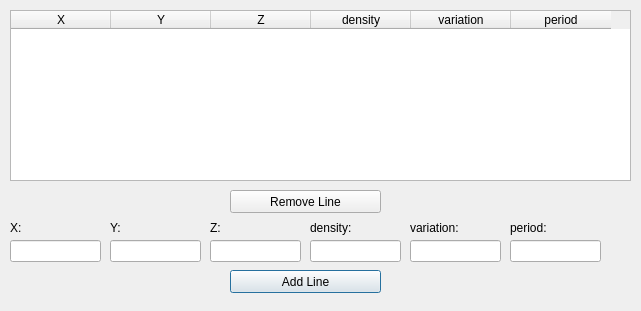
<?xml version="1.0" encoding="UTF-8"?>
<ui version="4.0">
 <class>Interpolation</class>
 <widget class="QDialog" name="Interpolation">
  <property name="geometry">
   <rect>
    <x>0</x>
    <y>0</y>
    <width>641</width>
    <height>311</height>
   </rect>
  </property>
  <property name="windowTitle">
   <string>Interpolation</string>
  </property>
  <widget class="QTableWidget" name="points">
   <property name="geometry">
    <rect>
     <x>10</x>
     <y>10</y>
     <width>621</width>
     <height>171</height>
    </rect>
   </property>
   <property name="rowCount">
    <number>0</number>
   </property>
   <property name="columnCount">
    <number>6</number>
   </property>
   <column>
    <property name="text">
     <string>X</string>
    </property>
   </column>
   <column>
    <property name="text">
     <string>Y</string>
    </property>
   </column>
   <column>
    <property name="text">
     <string>Z</string>
    </property>
   </column>
   <column>
    <property name="text">
     <string>density</string>
    </property>
   </column>
   <column>
    <property name="text">
     <string>variation</string>
    </property>
   </column>
   <column>
    <property name="text">
     <string>period</string>
    </property>
   </column>
  </widget>
  <widget class="QPushButton" name="addLine">
   <property name="geometry">
    <rect>
     <x>230</x>
     <y>270</y>
     <width>151</width>
     <height>23</height>
    </rect>
   </property>
   <property name="text">
    <string>Add Line</string>
   </property>
  </widget>
  <widget class="QPushButton" name="removeLine">
   <property name="enabled">
    <bool>true</bool>
   </property>
   <property name="geometry">
    <rect>
     <x>230</x>
     <y>190</y>
     <width>151</width>
     <height>23</height>
    </rect>
   </property>
   <property name="text">
    <string>Remove Line</string>
   </property>
  </widget>
  <widget class="QLineEdit" name="y">
   <property name="geometry">
    <rect>
     <x>110</x>
     <y>240</y>
     <width>91</width>
     <height>22</height>
    </rect>
   </property>
   <property name="text">
    <string/>
   </property>
  </widget>
  <widget class="QLabel" name="label">
   <property name="geometry">
    <rect>
     <x>10</x>
     <y>220</y>
     <width>111</width>
     <height>16</height>
    </rect>
   </property>
   <property name="text">
    <string>X:</string>
   </property>
  </widget>
  <widget class="QLabel" name="label_3">
   <property name="geometry">
    <rect>
     <x>110</x>
     <y>220</y>
     <width>71</width>
     <height>16</height>
    </rect>
   </property>
   <property name="text">
    <string>Y:</string>
   </property>
  </widget>
  <widget class="QLineEdit" name="x">
   <property name="geometry">
    <rect>
     <x>10</x>
     <y>240</y>
     <width>91</width>
     <height>22</height>
    </rect>
   </property>
   <property name="text">
    <string/>
   </property>
  </widget>
  <widget class="QLineEdit" name="z">
   <property name="geometry">
    <rect>
     <x>210</x>
     <y>240</y>
     <width>91</width>
     <height>22</height>
    </rect>
   </property>
   <property name="text">
    <string/>
   </property>
  </widget>
  <widget class="QLabel" name="label_4">
   <property name="geometry">
    <rect>
     <x>210</x>
     <y>220</y>
     <width>71</width>
     <height>16</height>
    </rect>
   </property>
   <property name="text">
    <string>Z:</string>
   </property>
  </widget>
  <widget class="QLineEdit" name="density">
   <property name="geometry">
    <rect>
     <x>310</x>
     <y>240</y>
     <width>91</width>
     <height>22</height>
    </rect>
   </property>
   <property name="text">
    <string/>
   </property>
  </widget>
  <widget class="QLabel" name="label_5">
   <property name="geometry">
    <rect>
     <x>310</x>
     <y>220</y>
     <width>71</width>
     <height>16</height>
    </rect>
   </property>
   <property name="text">
    <string>density:</string>
   </property>
  </widget>
  <widget class="QLabel" name="label_6">
   <property name="geometry">
    <rect>
     <x>410</x>
     <y>220</y>
     <width>71</width>
     <height>16</height>
    </rect>
   </property>
   <property name="text">
    <string>variation:</string>
   </property>
  </widget>
  <widget class="QLineEdit" name="variation">
   <property name="geometry">
    <rect>
     <x>410</x>
     <y>240</y>
     <width>91</width>
     <height>22</height>
    </rect>
   </property>
   <property name="text">
    <string/>
   </property>
  </widget>
  <widget class="QLabel" name="label_7">
   <property name="geometry">
    <rect>
     <x>510</x>
     <y>220</y>
     <width>71</width>
     <height>16</height>
    </rect>
   </property>
   <property name="text">
    <string>period:</string>
   </property>
  </widget>
  <widget class="QLineEdit" name="period">
   <property name="geometry">
    <rect>
     <x>510</x>
     <y>240</y>
     <width>91</width>
     <height>22</height>
    </rect>
   </property>
   <property name="text">
    <string/>
   </property>
  </widget>
 </widget>
 <tabstops>
  <tabstop>points</tabstop>
  <tabstop>removeLine</tabstop>
  <tabstop>x</tabstop>
  <tabstop>y</tabstop>
  <tabstop>z</tabstop>
  <tabstop>density</tabstop>
  <tabstop>addLine</tabstop>
 </tabstops>
 <resources/>
 <connections/>
</ui>
